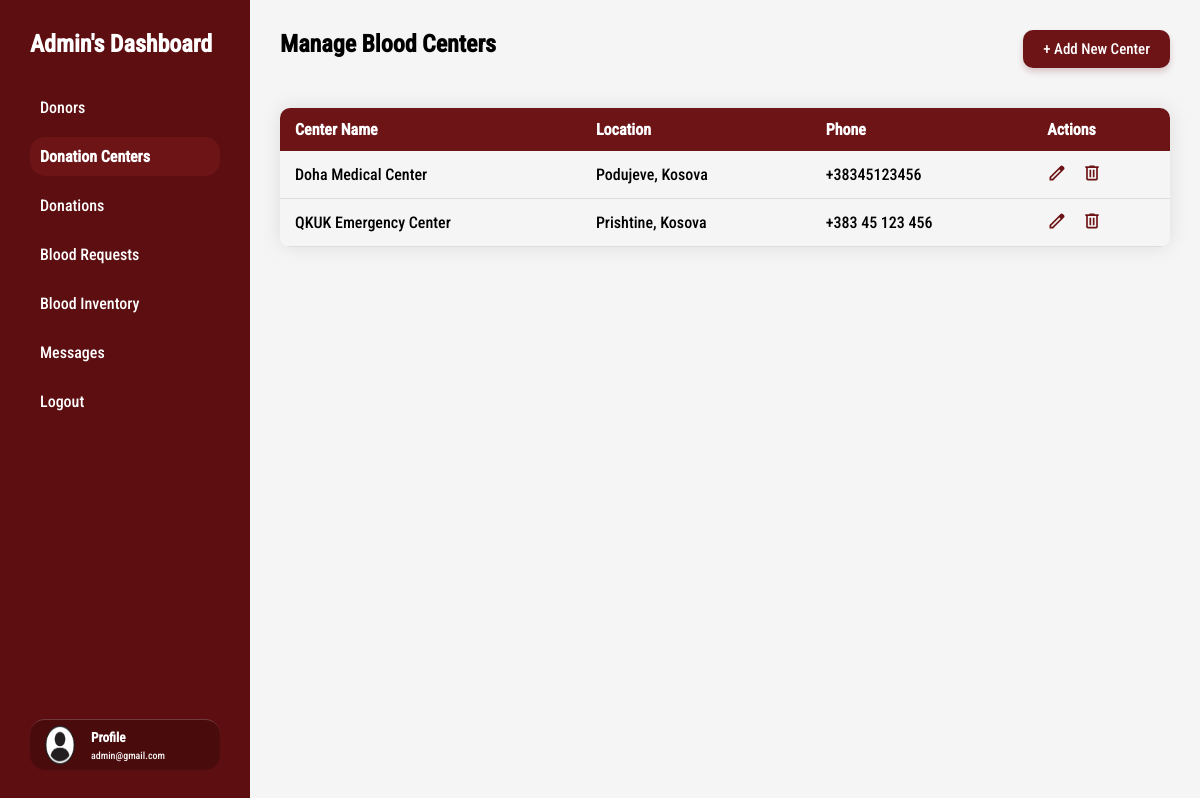
/dashboard/index.php?page=donationCenters (signed in), run on the app's committed database.
### tables this page shows
CREATE TABLE `blood_centers` (
  `id` int(11) NOT NULL,
  `center_name` varchar(100) NOT NULL,
  `img_src` varchar(255) DEFAULT NULL,
  `city` varchar(100) NOT NULL,
  `phone_number` varchar(50) DEFAULT NULL,
  `description` text DEFAULT NULL,
  `map_link` text DEFAULT NULL
);

### config.php (called while the page is built)
<?php
class Database {
    private $host = 'localhost';
    private $dbname = 'blood_bank_management_system';
    private $username = 'root';
    private $password = '';
    private $conn;
    public function __construct() {
        try {
            $dsn = "mysql:host={$this->host};dbname={$this->dbname}";
            $this->conn = new PDO($dsn, $this->username, $this->password);
            $this->conn->setAttribute(PDO::ATTR_ERRMODE, PDO::ERRMODE_EXCEPTION);
        } catch(PDOException $e) {
            die("Connection failed: " . $e->getMessage());
        }
    }
    public function getConnection(): PDO {
        return $this->conn;
    }
}
?>

### crud/user/userLogic.php (called while the page is built, shortened)
<?php
class User {
    private $conn;
    private $centers_table = 'blood_centers';
    public function __construct($db) {
        $this->conn = $db;
    }
public function getAllCenters() {
    $sql = "SELECT * FROM {$this->centers_table}";
    $stmt = $this->conn->prepare($sql);
    $stmt->execute();
    return $stmt->fetchAll(PDO::FETCH_ASSOC);
}
}
?>

### dashboard/dashboardPages/donationCenters.php (the view, shortened to what this page needs)
<?php
include "../config.php";
include "../crud/user/userLogic.php";
 $db = new Database();
 $user = new User($db->getConnection());
 ?>
<div class="bloodCenterContainer">
    <div class="headerContainer">
        <h2>Manage Blood Centers</h2>
        <button class="btnAdd" onclick="openCenterModal()">+ Add New Center</button>
    </div>
    <table class="styledTable">
        <thead>
            <tr>
                <th>Center Name</th>
                <th>Location</th>
                <th>Phone</th>
                <th>Actions</th>
            </tr>
        </thead>
        <tbody>
            <tbody>
    <?php
    $centers = $user->getAllCenters();
    if ($centers) {
        foreach ($centers as $center) {
            ?>
            <tr>
                <td><?php echo $center['center_name']; ?></td>
                <td><?php echo $center['city']; ?></td>
                <td><?php echo $center['phone_number']; ?></td>
                <td class="actionsColumn">
                    <button class="btn" onclick="openEditCenterModal(<?php echo $center['id']; ?>)">
                        <img src="../images/svg/editIcon.svg" alt="Edit">
                    </button>
                    <button class="btn" onclick="confirmDelete(<?php echo $center['id']; ?>)">
                        <img src="../images/svg/deleteIcon.svg" alt="Delete">
                    </button>
                </td>
            </tr>
            <?php
        }
    } else {
        echo "<tr><td colspan='4'>There is no center registered.</td></tr>";
    }
    ?>
</tbody>
        </tbody>
    </table>
</div>

### dashboard/styledTables.css (style rules this page uses)
.btnAdd { background-color: #6d1417; color: white; padding: 10px 20px; border: none; border-radius: 10px; font-size: 15px; cursor: pointer; display: flex; align-items: center; transition: all 0.3s ease; box-shadow: 0 4px 6px rgba(109, 20, 23, 0.2); }
.styledTable { width: 100%; border-radius: 10px; box-shadow: 0 0 20px rgba(0, 0, 0, 0.1); border-collapse: collapse; border-spacing: 0; overflow: hidden; }
.styledTable thead { border-radius: 10px; }
.styledTable thead tr { background-color: #6d1417; color: #ffffff; text-align: left; }
.styledTable th, .styledTable td { padding: 12px 15px; }
.styledTable tbody tr { border-bottom: 1px solid #dddddd; }
.actionsColumn { display: flex; gap: 15px; align-items: center; }
.btn { border: none; background-color: transparent; cursor: pointer; }
.btn img { width: 20px; height: 20px; }

### components/globalCSS/globalCSS.css (style rules this page uses)
* { margin: 0; padding: 0; box-sizing: border-box; font-family: Roboto; }
html { --padding-inline: 100px; --max-width: 1400px; }

### dashboard/dashboardPages/donationCenters.php (style rules this page uses)
.bloodCenterContainer { display: flex; flex-direction: column; gap: 40px; }
.headerContainer { display: flex; justify-content: space-between; }

### data on the page
blood_centers: center_name "Doha Medical Center", city "Podujeve, Kosova", phone_number "+38345123456"
blood_centers: center_name "QKUK Emergency Center", city "Prishtine, Kosova", phone_number "+383 45 123 456"

### other printed values
$_SESSION['user_email'] "admin@gmail.com"
